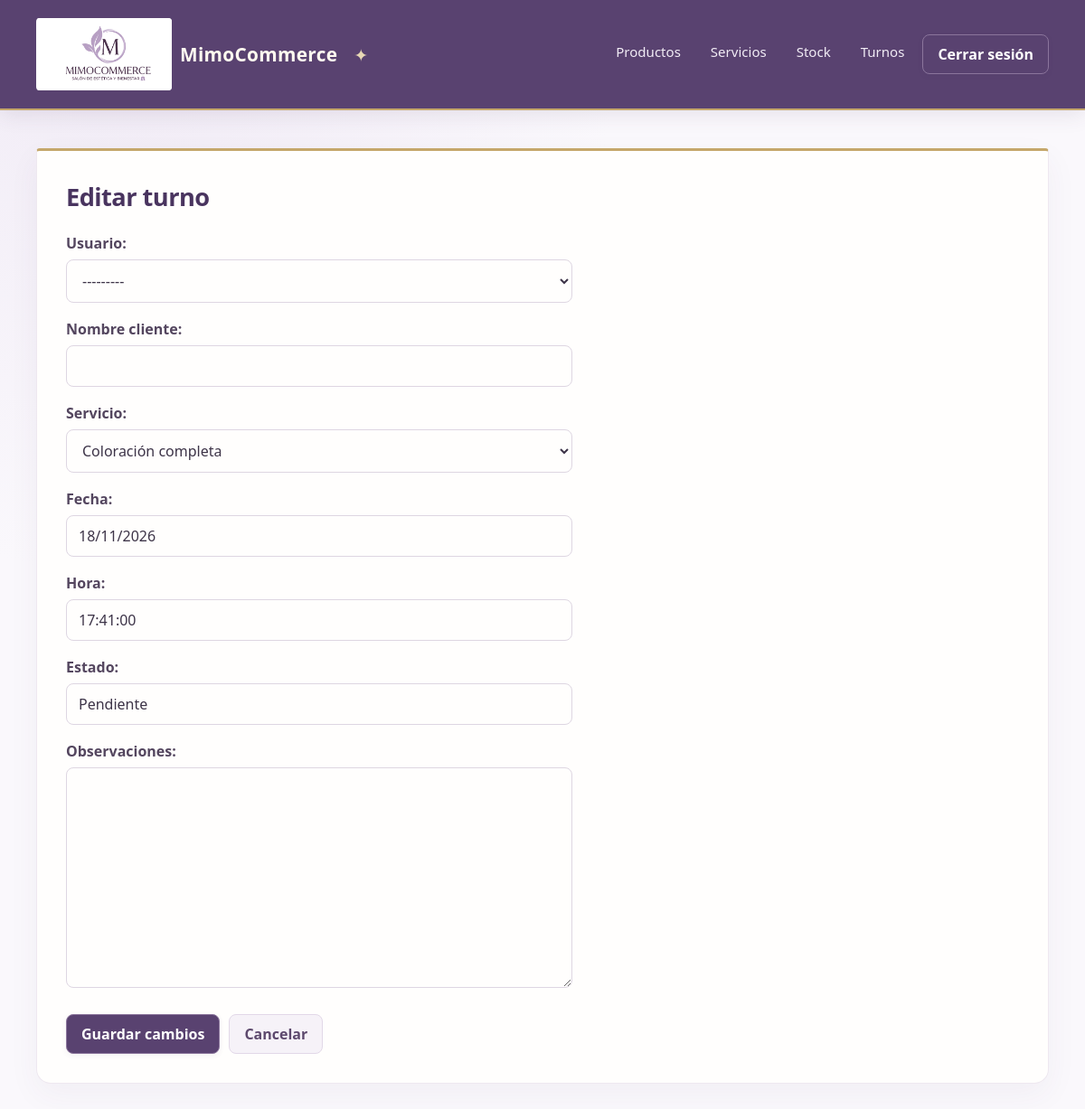
Screenshot of /turnos/1/editar/ (signed in) with the database file from the repository.
### apps/turnos/models.py (models this page shows, shortened)
class Turno(models.Model):
    usuario = models.ForeignKey(settings.AUTH_USER_MODEL, on_delete=models.CASCADE, blank=True, null=True)
    nombre_cliente = models.CharField(max_length=150, blank=True, default='')
    servicio = models.ForeignKey('servicios.Servicio', on_delete=models.PROTECT)
    fecha = models.DateField()
    hora = models.TimeField()
    estado = models.CharField(max_length=10)
    observaciones = models.TextField(blank=True)

### apps/turnos/views.py (the view)
# urls.py: path('<int:pk>/editar/', TurnoUpdateView.as_view(), name='turno_update'),
class TurnoUpdateView(LoginRequiredMixin, UpdateView):
    model = Turno
    fields = '__all__'
    template_name = 'turnos/update.html'
    success_url = reverse_lazy('turnos:turno_list')

### apps/empresa/views.py (called while the page is built)
def empresa_encabezado(request):
    return {'empresa_encabezado': Empresa.objects.order_by('pk').first()}

### apps/servicios/models.py (called while the page is built)
    def __str__(self):
        return self.nombre

### templates/turnos/update.html (shortened to what this page needs)
{% extends 'base/base.html' %}
{% block contentido %}
<h1>Editar turno</h1>
<form method="post">
    {{ form.as_p }}
    <div class="form-actions">
        <button type="submit">Guardar cambios</button>
        <a class="button button-secondary" href="{% url 'turnos:turno_detail' object.pk %}">Cancelar</a>
    </div>
</form>
{% endblock contentido %}

### static/css/estilos.css (style rules this page uses)
:root { color-scheme: light; font-family: "Segoe UI", Arial, sans-serif; color: #3d3448; background: #faf8fc; font-synthesis: none; text-rendering: optimizeLegibility; --plum: #594270; --plum-deep: #49345f; --lavender: #f2edf6; --gold: #c5a76b; --gold-light: #e8d8b5; }
* { box-sizing: border-box; }
body { min-width: 320px; min-height: 100vh; margin: 0; background: radial-gradient(ellipse at 12% 0%, #f0eaf5 0, transparent 34rem), #faf8fc; }
h1 { margin: 0 0 22px; color: var(--plum-deep); font-size: 1.7rem; font-weight: 600; letter-spacing: -.02em; }
.button, button { display: inline-block; border: 1px solid #8b759c; border-radius: 8px; padding: 10px 16px; background: var(--plum); color: #fff; font: inherit; font-weight: 550; text-decoration: none; cursor: pointer; box-shadow: 0 2px 6px #49345f12; transition: background .18s ease, transform .18s ease, box-shadow .18s ease, border-color .18s ease; }
.button-secondary { border-color: #e2d8e8; background: #f6f2f8; color: #5d496d; box-shadow: none; }
form p { margin: 0 0 18px; }
label { display: block; margin-bottom: 7px; color: #54465f; font-weight: 550; }
input, select, textarea { width: 100%; max-width: 560px; padding: 11px 13px; border: 1px solid #ded6e2; border-radius: 8px; background: #fffefd; color: #3d3448; font: inherit; transition: border-color .18s ease, box-shadow .18s ease; }
textarea { min-height: 110px; }
.form-actions { display: flex; flex-wrap: wrap; align-items: center; gap: 10px; margin-top: 24px; }

### rows the page displays
Turno: usuario "---------", servicio "Coloración completa", fecha "18/11/2026", hora "17:41:00", estado "Pendiente"
